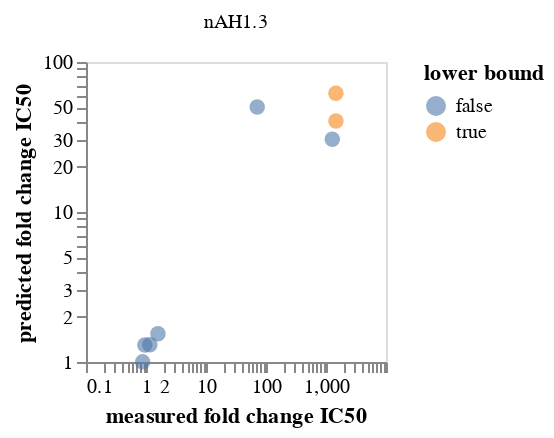

The notebook cell this image was saved under:
### Code cell
fold_change_chart = (
    alt.Chart(fold_changes)
    .encode(
        x=alt.X(
            "measured_fold_change",
            title="measured fold change IC50",
            scale=alt.Scale(type="log"),
        ),
        y=alt.Y(
            "predicted_fold_change",
            title="predicted fold change IC50",
            scale=alt.Scale(type="log"),
        ),
        facet=alt.Facet("antibody", columns=4, title=None),
        color=alt.Color("lower_bound", title="lower bound"),
        tooltip=[
            alt.Tooltip(c, format=".3g") if fold_changes[c].dtype == float
            else c
            for c in fold_changes.columns.tolist()
        ],
    )
    .mark_circle(filled=True, size=60, opacity=0.6)
    .configure_axis(grid=False)
    .resolve_scale(y="independent", x="independent")
    .properties(width=150, height=150)
)

fold_change_chart

### Figure 1 — Vega-Lite specification as saved in the notebook (floating-point values rounded to 4 significant figures)
{"config": {"view": {"continuousWidth": 300, "continuousHeight": 300}, "axis": {"grid": false}}, "data": {"name": "data-3fc1993a1fac9c84eeef653b331d37a2"}, "mark": {"type": "circle", "filled": true, "opacity": 0.6, "size": 60}, "encoding": {"color": {"field": "lower_bound", "title": "lower bound", "type": "nominal"}, "facet": {"columns": 4, "field": "antibody", "title": null, "type": "nominal"}, "tooltip": [{"field": "antibody", "type": "nominal"}, {"field": "aa_substitutions", "type": "nominal"}, {"field": "measured IC50 mutant", "format": ".3g", "type": "quantitative"}, {"field": "predicted IC50 mutant", "format": ".3g", "type": "quantitative"}, {"field": "lower_bound", "type": "nominal"}, {"field": "measured IC50 unmutated", "format": ".3g", "type": "quantitative"}, {"field": "predicted IC50 unmutated", "format": ".3g", "type": "quantitative"}, {"field": "measured_fold_change", "format": ".3g", "type": "quantitative"}, {"field": "predicted_fold_change", "format": ".3g", "type": "quantitative"}], "x": {"field": "measured_fold_change", "scale": {"type": "log"}, "title": "measured fold change IC50", "type": "quantitative"}, "y": {"field": "predicted_fold_change", "scale": {"type": "log"}, "title": "predicted fold change IC50", "type": "quantitative"}}, "height": 150, "resolve": {"scale": {"x": "independent", "y": "independent"}}, "width": 150, "$schema": "https://vega.github.io/schema/vega-lite/v5.8.0.json", "datasets": {"data-3fc1993a1fac9c84eeef653b331d37a2": [{"antibody": "nAH1.3", "aa_substitutions": "D468V", "measured IC50 mutant": 0.4877, "predicted IC50 mutant": 20.17, "lower_bound": false, "measured IC50 unmutated": 0.006834, "predicted IC50 unmutated": 0.403, "measured_fold_change": 71.36, "predicted_fold_change": 50.04}, {"antibody": "nAH1.3", "aa_substitutions": "I517K", "measured IC50 mutant": 10.0, "predicted IC50 mutant": 16.27, "lower_bound": true, "measured IC50 unmutated": 0.006834, "predicted IC50 unmutated": 0.403, "measured_fold_change": 1463.0, "predicted_fold_change": 40.37}, {"antibody": "nAH1.3", "aa_substitutions": "I520T", "measured IC50 mutant": 8.7, "predicted IC50 mutant": 12.31, "lower_bound": false, "measured IC50 unmutated": 0.006834, "predicted IC50 unmutated": 0.403, "measured_fold_change": 1273.0, "predicted_fold_change": 30.54}, {"antibody": "nAH1.3", "aa_substitutions": "L184H", "measured IC50 mutant": 0.0108, "predicted IC50 mutant": 0.6215, "lower_bound": false, "measured IC50 unmutated": 0.006834, "predicted IC50 unmutated": 0.403, "measured_fold_change": 1.581, "predicted_fold_change": 1.542}, {"antibody": "nAH1.3", "aa_substitutions": "P185D", "measured IC50 mutant": 10.0, "predicted IC50 mutant": 24.94, "lower_bound": true, "measured IC50 unmutated": 0.006834, "predicted IC50 unmutated": 0.403, "measured_fold_change": 1463.0, "predicted_fold_change": 61.89}, {"antibody": "nAH1.3", "aa_substitutions": "Q450S", "measured IC50 mutant": 0.00654, "predicted IC50 mutant": 0.5228, "lower_bound": false, "measured IC50 unmutated": 0.006834, "predicted IC50 unmutated": 0.403, "measured_fold_change": 0.9569, "predicted_fold_change": 1.297}, {"antibody": "nAH1.3", "aa_substitutions": "W519T", "measured IC50 mutant": 0.007923, "predicted IC50 mutant": 0.5259, "lower_bound": false, "measured IC50 unmutated": 0.006834, "predicted IC50 unmutated": 0.403, "measured_fold_change": 1.159, "predicted_fold_change": 1.305}, {"antibody": "nAH1.3", "aa_substitutions": "Y445M", "measured IC50 mutant": 0.006015, "predicted IC50 mutant": 0.4039, "lower_bound": false, "measured IC50 unmutated": 0.006834, "predicted IC50 unmutated": 0.403, "measured_fold_change": 0.8801, "predicted_fold_change": 1.002}]}}
